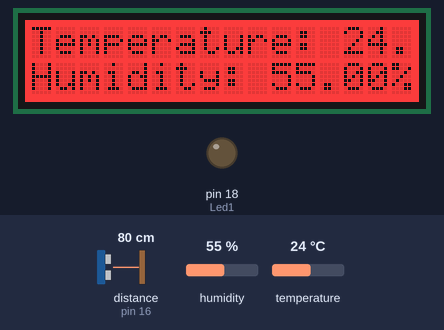
This sketch was run on a simulated Arduino Uno, built with avr-gcc and run on an emulated ATmega328P. On the bench: 16×2 character LCD, output pins drawn as LEDs (lit = HIGH). Wiring (inferred from the names in the program): ultrasonic range finder: trigger pin 4; echo pin 16. The test bench sets the inputs (shaded band); at power-on: distance to the obstacle (sensor on pin 16) 80 cm, temperature 24 °C, humidity 55 %. The echo pulse lasts 58.3 µs per cm; pins used as bus, display or sensor lines are not drawn; what the sketch prints to the serial monitor is not drawn.

Above: at 1.2 s.
1.3 s: distance to the obstacle (sensor on pin 16) set to 23 cm
2.9 s: distance to the obstacle (sensor on pin 16) set to 19 cm
At 4.1 s:
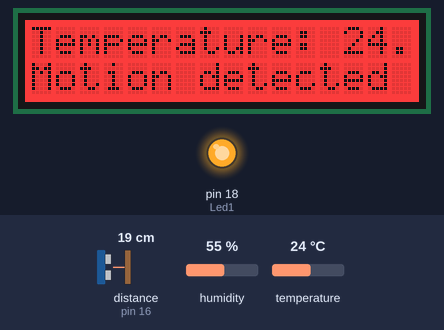
4.4 s: temperature set to 19 °C
At 5.5 s:
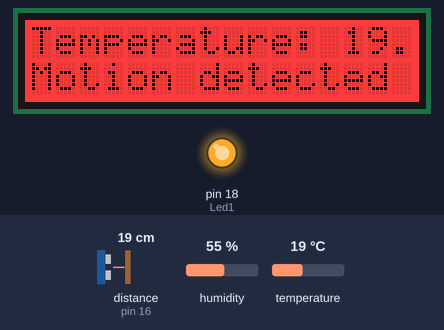
6.4 s: temperature set to 12 °C
At 8.0 s:
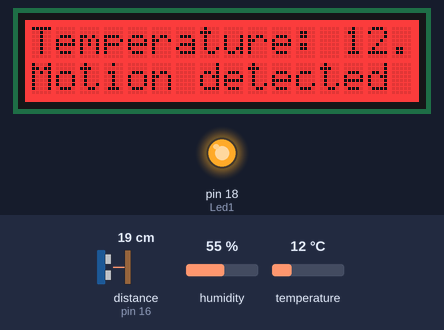
8.8 s: distance to the obstacle (sensor on pin 16) set to 35 cm
At 9.6 s:
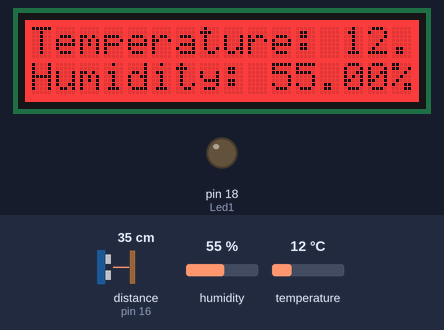
10.4 s: humidity set to 22 %
At 13.1 s:
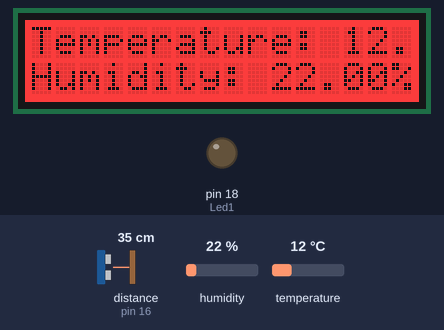
Timing chart, 0 to 14.6 s (numbered marks = the images above; inputs shaded):
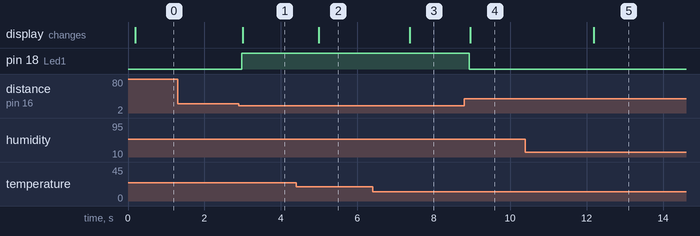

The sketch:

fullfornow.ino
```cpp
#include <DHT.h>
#define DHT11_PIN  5
#include <Wire.h>
#include "rgb_lcd.h"

rgb_lcd lcd;

const int trigPin = 4;
const int echoPin = 16;
const int Led1 = 18;

const int colorR = 255;
const int colorG = 0;
const int colorB = 0;

DHT dht11(DHT11_PIN, DHT11);
float duration, distance;


void setup()
{
  pinMode(trigPin, OUTPUT);
  pinMode(echoPin, INPUT);
  pinMode(Led1,OUTPUT);


  Serial.begin(9600);
  dht11.begin();

  lcd.begin(16, 2);
  lcd.setRGB(colorR, colorG, colorB);

}

void loop()
{

ultra();    //call the hc function


 float humi  = dht11.readHumidity();

  // read temperature in Celsius
  float tempC = dht11.readTemperature();


  // checking if the reading is successful or not

  if ( isnan(tempC)  || isnan(humi))
  {
    lcd.setCursor(0, 0);
    lcd.print("DHT11 FAIL");
  }
   else
   {
      lcd.setCursor(0, 0);
    lcd.print("Temperature: ");
    lcd.print(tempC);
    lcd.print("°C     ");

  }

  lcd.setCursor(0, 1);

if(distance < 20)
{
  digitalWrite (Led1, HIGH);
   lcd.print("Motion detected  ");

   Serial.print("Distance: ");
    Serial.println(distance);
}

else
{
    digitalWrite (Led1, LOW);

   if  (!isnan(humi))
   {
    lcd.print("Humidity: ");
    lcd.print(humi);
    lcd.print("%     ");
   }
else
    {
      lcd.print("                "); // clear line
    }
}
delay(300);
}

void ultra()
{
digitalWrite(trigPin, LOW);
  delayMicroseconds(2);
  digitalWrite(trigPin, HIGH);
  delayMicroseconds(10);
  digitalWrite(trigPin, LOW);

  duration = pulseIn(echoPin, HIGH);
  distance = (duration*.0343)/2;

  delay(50);

//


  }
```

Measured:
- the behaviour switches between 21 and 20 cm on distance to the obstacle (sensor on pin 16) (found by bisection; images 0 and 1)
- after the input at 1.3 s, every drawn part: stays the same
- after the input at 2.9 s, pin 18 (Led1): LOW → HIGH after 0.08 s; the display: changes after 0.10 s (image 1)
- after the input at 4.4 s, the display: changes after 0.59 s (image 2)
- after the input at 6.4 s, the display: changes after 0.97 s (image 3)
- after the input at 8.8 s, pin 18 (Led1): HIGH → LOW after 0.13 s; the display: changes after 0.15 s (image 4)
- after the input at 10.4 s, the display: changes after 1.8 s (image 5)
